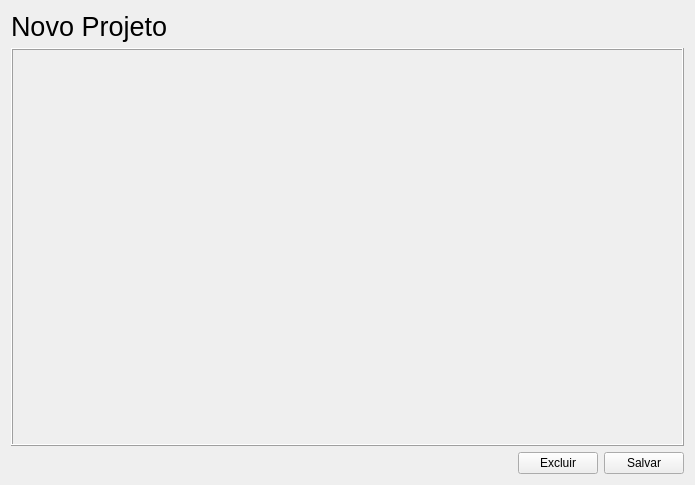
<?xml version="1.0" encoding="UTF-8"?>
<ui version="4.0">
 <class>Form</class>
 <widget class="QWidget" name="Form">
  <property name="geometry">
   <rect>
    <x>0</x>
    <y>0</y>
    <width>695</width>
    <height>485</height>
   </rect>
  </property>
  <property name="windowTitle">
   <string>Form</string>
  </property>
  <layout class="QVBoxLayout" name="verticalLayout">
   <item>
    <widget class="QLabel" name="label">
     <property name="sizePolicy">
      <sizepolicy hsizetype="Preferred" vsizetype="Fixed">
       <horstretch>0</horstretch>
       <verstretch>0</verstretch>
      </sizepolicy>
     </property>
     <property name="font">
      <font>
       <family>Arial</family>
       <pointsize>20</pointsize>
       <weight>9</weight>
       <italic>false</italic>
       <bold>false</bold>
      </font>
     </property>
     <property name="styleSheet">
      <string notr="true">font: 75 20pt &quot;Arial&quot;;</string>
     </property>
     <property name="text">
      <string>Novo Projeto</string>
     </property>
    </widget>
   </item>
   <item>
    <widget class="QFrame" name="frame">
     <property name="frameShape">
      <enum>QFrame::Box</enum>
     </property>
     <property name="frameShadow">
      <enum>QFrame::Raised</enum>
     </property>
    </widget>
   </item>
   <item>
    <layout class="QHBoxLayout" name="horizontalLayout">
     <item>
      <spacer name="horizontalSpacer">
       <property name="orientation">
        <enum>Qt::Horizontal</enum>
       </property>
       <property name="sizeHint" stdset="0">
        <size>
         <width>40</width>
         <height>20</height>
        </size>
       </property>
      </spacer>
     </item>
     <item>
      <widget class="QPushButton" name="pushButton_2">
       <property name="text">
        <string>Excluir</string>
       </property>
      </widget>
     </item>
     <item>
      <widget class="QPushButton" name="pushButton">
       <property name="text">
        <string>Salvar</string>
       </property>
      </widget>
     </item>
    </layout>
   </item>
  </layout>
 </widget>
 <resources/>
 <connections/>
</ui>
